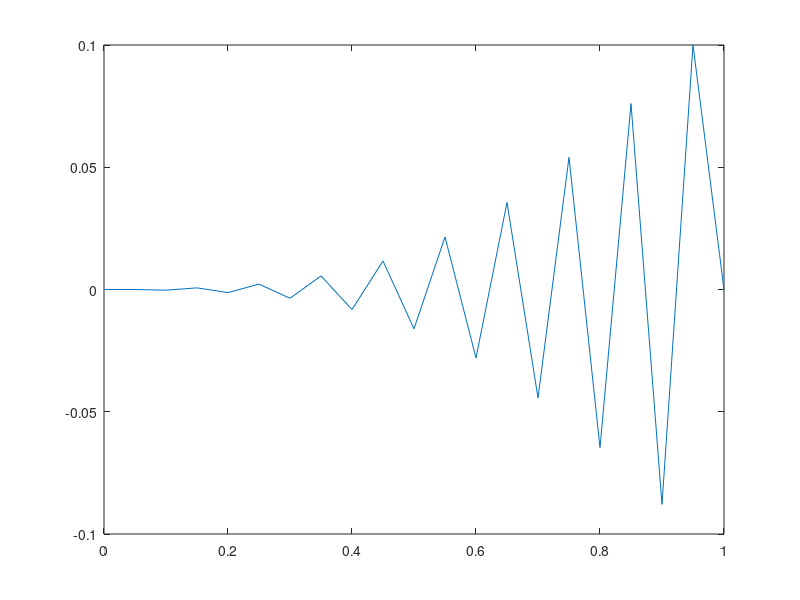

Here is the MATLAB script that generated this plot:
%defining Dt
dt=0.0012;

%defining the Dx
dx=1/20;

%creating the mesh grid for 1D and defining the boundary conditions for x
x_num=0:dx:1;

%defining mu
mu=dt/(dx)^2;

%coefficients
a=-mu;
b=1+2*mu;
c=-mu;
e=zeros(1,length(x_num-1));
f=zeros(1,length(x_num-1));
u=zeros(1,length(x_num-1));

%boundary conditions
for k=1:length(x_num)
  if (x_num(k)<0.5)
    u(k)=2*x_num(k);
  else (x_num(k)>=0.5);
    u(k)=2-2*x_num(k);
  end
end

%initial conditions
u(1)=0;
u(length(x_num))=0;

%coefficient d
d = u(2:length(x_num)-1);

for t=1:50
    d = u(2:length(x_num)-1);
    for k=2:length(x_num)-2
        e(k) = c/(b-a*e(k-1));
        f(k) = (d(k) + a*f(k-1))/(b - a*e(k-1));
    end

    for l=length(x_num)-3:-1:1
        d(l) = e(l)*d(l+1) + f(l);
    end
    u(2:length(x_num)-1)=d;
end

plot(x_num,u)

%This code didn@t work out but I could not understand why
%The plot below shows the output, but it is nonsense;